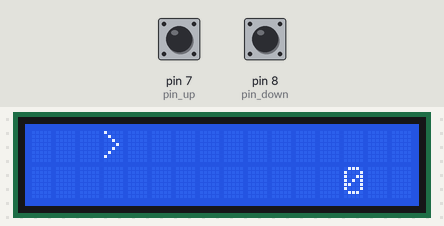
The sketch below on a simulated Arduino Uno, built with avr-gcc and run on an emulated ATmega328P. On the bench: 16×2 character LCD. The test bench sets the inputs (shaded band); at power-on: pin 8 (pin_down) LOW, pin 7 (pin_up) LOW. Random numbers use the default seed unless the sketch sets one.

Above: at 1.2 s.
1.3 s: pin 8 (pin_down) pulled HIGH for 0.55 s
At 1.9 s:
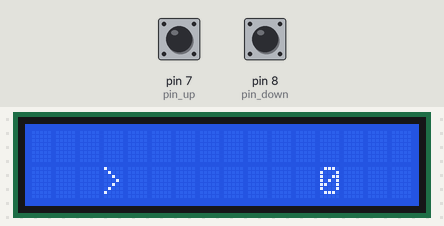
4.5 s: pin 7 (pin_up) pulled HIGH for 0.55 s
At 4.9 s:
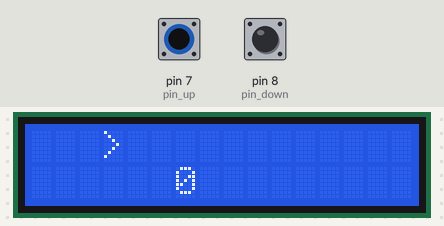
6.5 s: pin 8 (pin_down) pulled HIGH for 1 s
At 6.9 s:
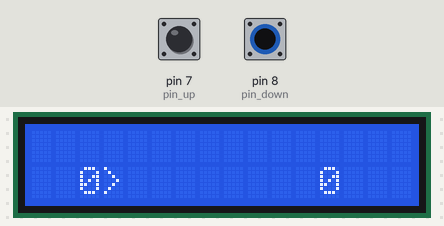
10.5 s: pin 7 (pin_up) pulled HIGH for 1 s
At 11.0 s:
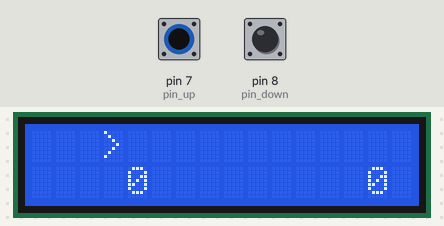
13.1 s: pin 8 (pin_down) pulled HIGH for 0.55 s
At 17.1 s:
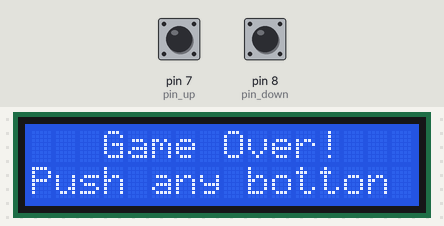
Timing chart, 0 to 18.6 s (numbered marks = the images above; inputs shaded):
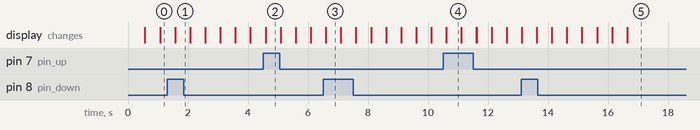

The sketch:

project.ino
```cpp
#include <LiquidCrystal.h>

LiquidCrystal lcd(12, 11, 5, 4, 3, 2);

int pin_up = 7;
int pin_down = 8;

bool finish = false;

float FPS = 2;
float frameDelay = 1000 / FPS;
float frameStart, frameTime;

const int num_row = 2;
const int num_column = 16;

String player_sym = ">";
String enemy_sym = "0";

const int max_enemy = 8;
int max_spawn_delay = 10;
int min_spawn_delay = 3;
int spawn_decay = 20;
int spawn_decay_count = 0;
int spawn_delay = max_spawn_delay;
int spawn_count = spawn_delay;
int enemy_list_row[max_enemy];
int enemy_list_column[max_enemy];
int num_enemy = 0;

const int player_column = 3;
int player_row = 0;

bool up_botton_state = false;
bool down_botton_state = false;

void setup()
{
    lcd.begin(num_column, num_row);
    pinMode(pin_up, INPUT);
    pinMode(pin_down, INPUT);
    Serial.begin(9600);
}

void loop()
{
    if (!finish)
    {
        frameStart = millis();

        spawn_count++;

        if (spawn_count >= spawn_delay && num_enemy < max_enemy)
        {
            for (int i = 0; i < max_enemy; i++)
            {
                if (enemy_list_row[i] == NULL && enemy_list_column[i] == NULL)
                {
                    randomSeed(millis() - frameStart);
                    int rand = random(1, num_row + 1);
                    enemy_list_row[i] = rand;
                    enemy_list_column[i] = num_column - 1;
                    break;
                }
            }
            spawn_count = 0;
            num_enemy++;
            spawn_decay_count++;
        }

        int event = get_event();
        switch (event)
        {
        case 0:
            break;
        case 1:
            if (player_row != 0)
            {
                player_row = 0;
            }
            break;
        case 2:
            if (player_row != 1)
            {
                player_row = 1;
            }
            break;
        default:
            break;
        }

        render(player_sym, player_column, player_row);

        for (int i = 0; i < max_enemy; i++)
        {
            if (enemy_list_row[i] != NULL && enemy_list_column[i] != NULL)
            {
                render(enemy_sym, enemy_list_column[i], enemy_list_row[i]-1);
                if (enemy_list_row[i] - 1 == player_row && enemy_list_column[i] == player_column)
                {
                    finish = true;
                }
                enemy_list_column[i]--;
                if (enemy_list_column[i] <= 0)
                {
                    enemy_list_column[i] = NULL;
                    enemy_list_row[i] = NULL;
                    num_enemy--;
                }
            }
        }

        if (spawn_decay_count >= spawn_decay)
        {
            spawn_decay_count = 0;
            if (spawn_decay > min_spawn_delay)
            {
                spawn_delay--;
            }
        }

        frameTime = millis() - frameStart;
        if (frameTime < frameDelay)
        {
            delay(frameDelay - frameTime);
        }

        lcd.clear();
    }
    else
    {
        bool click = gameover();
        if (click)
        {
            lcd.clear();
            reset();
            finish = false;
        }
    }

}

void render(String symbol, int column, int row)
{
    lcd.setCursor(column, row);
    lcd.print(symbol);
}

// none = 0, up = 1, down = 2
int get_event()
{
    int up_botton = digitalRead(pin_up);
    int down_botton = digitalRead(pin_down);

    if (up_botton == 1 && down_botton == 1 && !up_botton_state && !down_botton_state)
    {
        up_botton_state = true;
        down_botton_state = true;

        return 0;
    }
    else if (up_botton == 1 && down_botton == 0 && !up_botton_state)
    {
        up_botton_state =  true;
        down_botton_state = false;

        return 1;
    }
    else if (up_botton == 0 && down_botton == 1 && !down_botton_state)
    {
        up_botton_state =  false;
        down_botton_state = true;

        return 2;
    }
    else if (up_botton == 0 && down_botton == 0)
    {
        up_botton_state =  false;
        down_botton_state = false;

        return 0;
    }
    else
    {
        return 0;
    }
}

bool gameover()
{
    int up_botton = digitalRead(pin_up);
    int down_botton = digitalRead(pin_down);

    render("Game Over!", 3, 0);
    render("Push any botton", 0, 1);

    if (up_botton == 1 || down_botton == 1)
    {
        return true;
    }
    return false;
}

void reset()
{
    spawn_decay_count = 0;
    spawn_delay = max_spawn_delay;
    spawn_count = spawn_delay;
    num_enemy = 0;

    for (int i = 0; i < max_enemy; i++)
    {
        enemy_list_column[i] = NULL;
        enemy_list_row[i] = NULL;
    }

    player_row = 0;

    up_botton_state = false;
    down_botton_state = false;
}
```

Measured:
- what the display in image 3 shows lasts 0.5 s, from 6.6 s to 7.1 s
